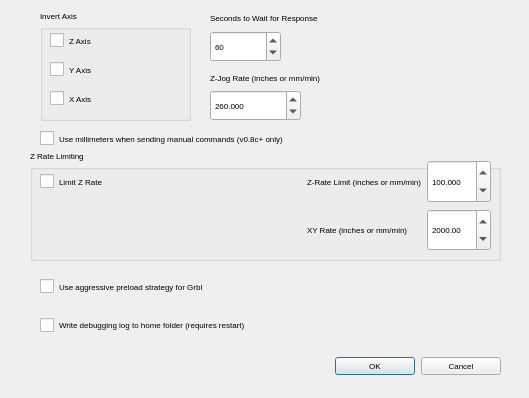
<?xml version="1.0" encoding="UTF-8"?>
<ui version="4.0">
 <class>Options</class>
 <widget class="QDialog" name="Options">
  <property name="geometry">
   <rect>
    <x>0</x>
    <y>0</y>
    <width>529</width>
    <height>398</height>
   </rect>
  </property>
  <property name="font">
   <font>
    <pointsize>6</pointsize>
   </font>
  </property>
  <property name="windowTitle">
   <string>Options</string>
  </property>
  <widget class="QDialogButtonBox" name="buttonBox">
   <property name="geometry">
    <rect>
     <x>220</x>
     <y>350</y>
     <width>281</width>
     <height>32</height>
    </rect>
   </property>
   <property name="orientation">
    <enum>Qt::Horizontal</enum>
   </property>
   <property name="standardButtons">
    <set>QDialogButtonBox::Cancel|QDialogButtonBox::Ok</set>
   </property>
  </widget>
  <widget class="QGroupBox" name="groupBoxAxis">
   <property name="geometry">
    <rect>
     <x>40</x>
     <y>10</y>
     <width>151</width>
     <height>111</height>
    </rect>
   </property>
   <property name="title">
    <string>Invert Axis</string>
   </property>
   <widget class="QWidget" name="verticalLayoutWidget">
    <property name="geometry">
     <rect>
      <x>10</x>
      <y>19</y>
      <width>131</width>
      <height>81</height>
     </rect>
    </property>
    <layout class="QVBoxLayout" name="verticalLayoutInvert">
     <item>
      <widget class="QCheckBox" name="chkInvZ">
       <property name="sizePolicy">
        <sizepolicy hsizetype="Minimum" vsizetype="Expanding">
         <horstretch>0</horstretch>
         <verstretch>0</verstretch>
        </sizepolicy>
       </property>
       <property name="text">
        <string>Z Axis</string>
       </property>
      </widget>
     </item>
     <item>
      <widget class="QCheckBox" name="chkInvY">
       <property name="sizePolicy">
        <sizepolicy hsizetype="Minimum" vsizetype="Expanding">
         <horstretch>0</horstretch>
         <verstretch>0</verstretch>
        </sizepolicy>
       </property>
       <property name="text">
        <string>Y Axis</string>
       </property>
      </widget>
     </item>
     <item>
      <widget class="QCheckBox" name="chkInvX">
       <property name="sizePolicy">
        <sizepolicy hsizetype="Minimum" vsizetype="Expanding">
         <horstretch>0</horstretch>
         <verstretch>0</verstretch>
        </sizepolicy>
       </property>
       <property name="text">
        <string>X Axis</string>
       </property>
      </widget>
     </item>
    </layout>
   </widget>
  </widget>
  <widget class="QLabel" name="labelWaitForResp">
   <property name="geometry">
    <rect>
     <x>210</x>
     <y>10</y>
     <width>261</width>
     <height>16</height>
    </rect>
   </property>
   <property name="text">
    <string>Seconds to Wait for Response</string>
   </property>
  </widget>
  <widget class="QSpinBox" name="spinResponseWaitSec">
   <property name="geometry">
    <rect>
     <x>210</x>
     <y>31</y>
     <width>71</width>
     <height>31</height>
    </rect>
   </property>
   <property name="sizePolicy">
    <sizepolicy hsizetype="Minimum" vsizetype="Expanding">
     <horstretch>0</horstretch>
     <verstretch>0</verstretch>
    </sizepolicy>
   </property>
   <property name="minimum">
    <number>1</number>
   </property>
   <property name="maximum">
    <number>1000</number>
   </property>
   <property name="value">
    <number>60</number>
   </property>
  </widget>
  <widget class="QLabel" name="labelZJogRate">
   <property name="geometry">
    <rect>
     <x>210</x>
     <y>70</y>
     <width>261</width>
     <height>16</height>
    </rect>
   </property>
   <property name="text">
    <string>Z-Jog Rate (inches or mm/min)</string>
   </property>
  </widget>
  <widget class="QCheckBox" name="checkBoxUseMmManualCmds">
   <property name="geometry">
    <rect>
     <x>40</x>
     <y>130</y>
     <width>461</width>
     <height>17</height>
    </rect>
   </property>
   <property name="text">
    <string>Use millimeters when sending manual commands (v0.8c+ only)</string>
   </property>
  </widget>
  <widget class="QGroupBox" name="groupZRateLimit">
   <property name="geometry">
    <rect>
     <x>30</x>
     <y>150</y>
     <width>471</width>
     <height>111</height>
    </rect>
   </property>
   <property name="title">
    <string>Z Rate Limiting</string>
   </property>
   <widget class="QWidget" name="gridLayoutWidget">
    <property name="geometry">
     <rect>
      <x>10</x>
      <y>10</y>
      <width>451</width>
      <height>91</height>
     </rect>
    </property>
    <layout class="QGridLayout" name="gridLayoutRateLimit">
     <item row="0" column="0">
      <widget class="QCheckBox" name="chkLimitZRate">
       <property name="sizePolicy">
        <sizepolicy hsizetype="Minimum" vsizetype="Expanding">
         <horstretch>0</horstretch>
         <verstretch>0</verstretch>
        </sizepolicy>
       </property>
       <property name="text">
        <string>Limit Z Rate</string>
       </property>
      </widget>
     </item>
     <item row="0" column="3">
      <widget class="QDoubleSpinBox" name="doubleSpinZRateLimit">
       <property name="sizePolicy">
        <sizepolicy hsizetype="Minimum" vsizetype="Expanding">
         <horstretch>0</horstretch>
         <verstretch>0</verstretch>
        </sizepolicy>
       </property>
       <property name="accelerated">
        <bool>true</bool>
       </property>
       <property name="correctionMode">
        <enum>QAbstractSpinBox::CorrectToNearestValue</enum>
       </property>
       <property name="decimals">
        <number>3</number>
       </property>
       <property name="minimum">
        <double>0.100000000000000</double>
       </property>
       <property name="maximum">
        <double>9999.989999999999782</double>
       </property>
       <property name="singleStep">
        <double>1.000000000000000</double>
       </property>
       <property name="value">
        <double>100.000000000000000</double>
       </property>
      </widget>
     </item>
     <item row="0" column="1">
      <spacer name="horizontalSpacer">
       <property name="orientation">
        <enum>Qt::Horizontal</enum>
       </property>
       <property name="sizeHint" stdset="0">
        <size>
         <width>40</width>
         <height>20</height>
        </size>
       </property>
      </spacer>
     </item>
     <item row="0" column="2">
      <widget class="QLabel" name="labelZRateLimit">
       <property name="sizePolicy">
        <sizepolicy hsizetype="Preferred" vsizetype="Expanding">
         <horstretch>0</horstretch>
         <verstretch>0</verstretch>
        </sizepolicy>
       </property>
       <property name="text">
        <string>Z-Rate Limit (inches or mm/min)</string>
       </property>
      </widget>
     </item>
     <item row="1" column="2">
      <widget class="QLabel" name="labelXYRate">
       <property name="sizePolicy">
        <sizepolicy hsizetype="Preferred" vsizetype="Expanding">
         <horstretch>0</horstretch>
         <verstretch>0</verstretch>
        </sizepolicy>
       </property>
       <property name="text">
        <string>XY Rate (inches or mm/min)</string>
       </property>
      </widget>
     </item>
     <item row="1" column="3">
      <widget class="QDoubleSpinBox" name="doubleSpinXYRate">
       <property name="sizePolicy">
        <sizepolicy hsizetype="Minimum" vsizetype="Expanding">
         <horstretch>0</horstretch>
         <verstretch>0</verstretch>
        </sizepolicy>
       </property>
       <property name="decimals">
        <number>2</number>
       </property>
       <property name="minimum">
        <double>0.100000000000000</double>
       </property>
       <property name="maximum">
        <double>999999.989999999990687</double>
       </property>
       <property name="value">
        <double>2000.000000000000000</double>
       </property>
      </widget>
     </item>
    </layout>
   </widget>
  </widget>
  <widget class="QDoubleSpinBox" name="doubleSpinZJogRate">
   <property name="geometry">
    <rect>
     <x>210</x>
     <y>90</y>
     <width>91</width>
     <height>31</height>
    </rect>
   </property>
   <property name="sizePolicy">
    <sizepolicy hsizetype="Minimum" vsizetype="Expanding">
     <horstretch>0</horstretch>
     <verstretch>0</verstretch>
    </sizepolicy>
   </property>
   <property name="accelerated">
    <bool>true</bool>
   </property>
   <property name="correctionMode">
    <enum>QAbstractSpinBox::CorrectToNearestValue</enum>
   </property>
   <property name="decimals">
    <number>3</number>
   </property>
   <property name="minimum">
    <double>0.100000000000000</double>
   </property>
   <property name="maximum">
    <double>9999.989999999999782</double>
   </property>
   <property name="singleStep">
    <double>1.000000000000000</double>
   </property>
   <property name="value">
    <double>260.000000000000000</double>
   </property>
  </widget>
  <widget class="QWidget" name="verticalLayoutWidget_2">
   <property name="geometry">
    <rect>
     <x>40</x>
     <y>270</y>
     <width>461</width>
     <height>71</height>
    </rect>
   </property>
   <layout class="QVBoxLayout" name="verticalLayoutExtras">
    <item>
     <widget class="QCheckBox" name="chkAggressivePreload">
      <property name="sizePolicy">
       <sizepolicy hsizetype="Minimum" vsizetype="Expanding">
        <horstretch>0</horstretch>
        <verstretch>0</verstretch>
       </sizepolicy>
      </property>
      <property name="text">
       <string>Use aggressive preload strategy for Grbl</string>
      </property>
     </widget>
    </item>
    <item>
     <widget class="QCheckBox" name="checkBoxEnableDebugLog">
      <property name="sizePolicy">
       <sizepolicy hsizetype="Minimum" vsizetype="Expanding">
        <horstretch>0</horstretch>
        <verstretch>0</verstretch>
       </sizepolicy>
      </property>
      <property name="text">
       <string>Write debugging log to home folder (requires restart)</string>
      </property>
     </widget>
    </item>
   </layout>
  </widget>
  <zorder>groupZRateLimit</zorder>
  <zorder>buttonBox</zorder>
  <zorder>groupBoxAxis</zorder>
  <zorder>labelWaitForResp</zorder>
  <zorder>spinResponseWaitSec</zorder>
  <zorder>labelZJogRate</zorder>
  <zorder>checkBoxUseMmManualCmds</zorder>
  <zorder>doubleSpinZJogRate</zorder>
  <zorder>verticalLayoutWidget_2</zorder>
 </widget>
 <resources/>
 <connections>
  <connection>
   <sender>buttonBox</sender>
   <signal>accepted()</signal>
   <receiver>Options</receiver>
   <slot>accept()</slot>
   <hints>
    <hint type="sourcelabel">
     <x>248</x>
     <y>254</y>
    </hint>
    <hint type="destinationlabel">
     <x>157</x>
     <y>274</y>
    </hint>
   </hints>
  </connection>
  <connection>
   <sender>buttonBox</sender>
   <signal>rejected()</signal>
   <receiver>Options</receiver>
   <slot>reject()</slot>
   <hints>
    <hint type="sourcelabel">
     <x>316</x>
     <y>260</y>
    </hint>
    <hint type="destinationlabel">
     <x>286</x>
     <y>274</y>
    </hint>
   </hints>
  </connection>
 </connections>
</ui>
